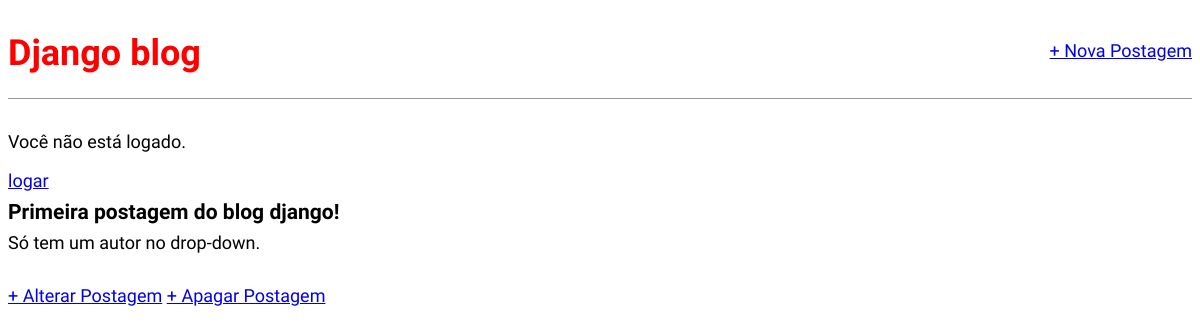
/postagem/1/, run on an earlier commit of the app's database.
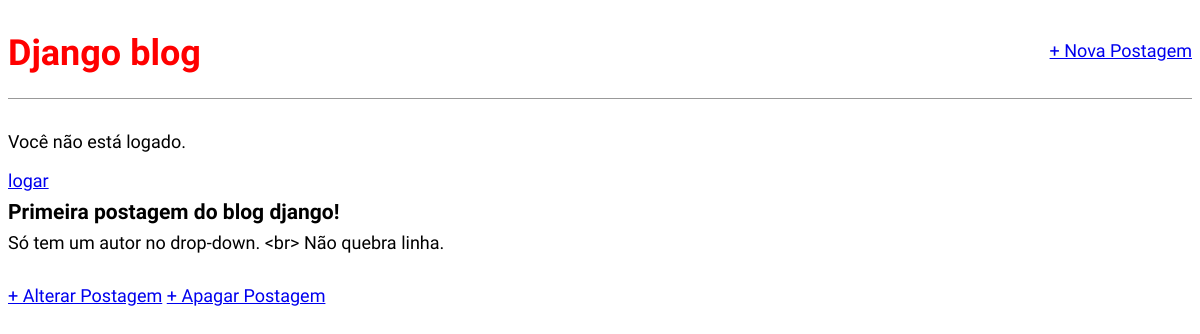
And on a later commit of the database.
### blog/models.py (models this page shows, shortened)
class Postagem(models.Model):
    titulo = models.CharField(max_length=200)
    autor = models.ForeignKey(
            'auth.User',
            on_delete=models.CASCADE,
    )
    corpo = models.TextField()

### blog/views.py (the view)
# urls.py: path('postagem/<int:pk>/', views.BlogDetalheView.as_view(), name='postagem_detalhe'),
class BlogDetalheView(DetailView):
    model = Postagem
    template_name = 'postagem_detalhe.html'

### templates/postagem_detalhe.html
{% extends 'base.html' %}
{% block content %}
<div class="postagem-cadastro">
    <h3>{{ postagem.titulo }}</h3>
    <p>{{ object.corpo }}</p>
</div>
<a href="{% url 'postagem_altera' postagem.pk %}">+ Alterar Postagem</a>
<a href="{% url 'postagem_apaga' postagem.pk %}">+ Apagar Postagem</a>
{% endblock content %}

What changed in the data, as far as the page shows it:
changed Postagem "Primeira postagem do blog django!": corpo "Só tem um autor no drop-down." → "Só tem um autor no drop-down. <br> Não quebra linha."
